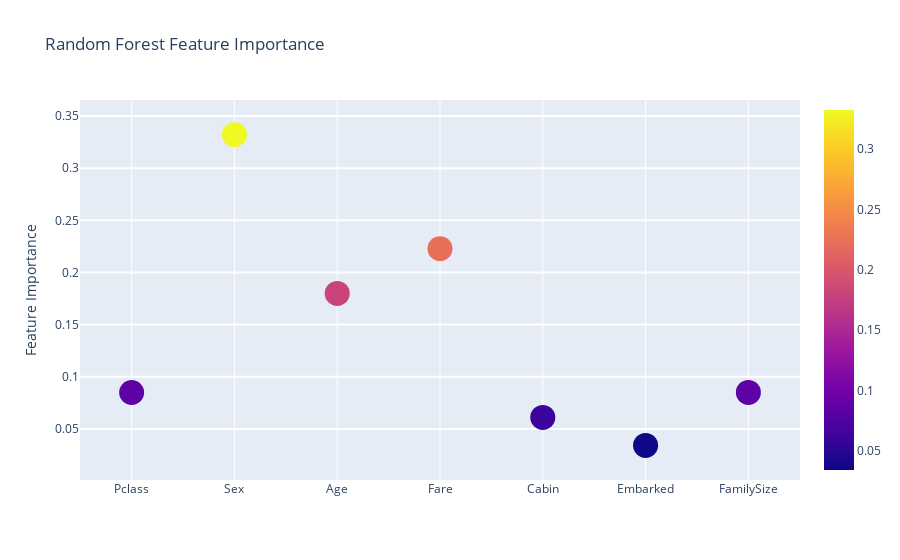

Notebook code for this chart:
### Code cell
# plotting Random Forest feature importance
trace = go.Scatter(
    y = feature_dataframe["Random Forest feature importances"].values,
    x = feature_dataframe["features"].values,
    mode = "markers",
    marker = dict(sizemode = "diameter",
                  sizeref = 1,
                  size = 25,
                  color = feature_dataframe["Random Forest feature importances"].values,
                  showscale = True),
    text = feature_dataframe["features"].values)

layout = go.Layout(
    autosize = True,
    title = "Random Forest Feature Importance",
    hovermode = "closest",
    yaxis = dict(
        title = "Feature Importance",
        ticklen = 5,
        gridwidth = 2),
    showlegend = False)

fig = go.Figure(data = trace, layout = layout)
py.iplot(fig, filename = "scatter2010")

### Figure 1 — Plotly figure (JSON) as saved in the notebook; plotly's stock layout.template omitted (floating-point values rounded to 4 significant figures)
{"data": [{"marker": {"color": [0.08489, 0.3322, 0.1799, 0.2228, 0.06104, 0.0342, 0.08498], "showscale": true, "size": 25, "sizemode": "diameter", "sizeref": 1}, "mode": "markers", "text": ["Pclass", "Sex", "Age", "Fare", "Cabin", "Embarked", "FamilySize"], "type": "scatter", "x": ["Pclass", "Sex", "Age", "Fare", "Cabin", "Embarked", "FamilySize"], "y": [0.08489, 0.3322, 0.1799, 0.2228, 0.06104, 0.0342, 0.08498]}], "layout": {"autosize": true, "hovermode": "closest", "showlegend": false, "title": {"text": "Random Forest Feature Importance"}, "yaxis": {"gridwidth": 2, "ticklen": 5, "title": {"text": "Feature Importance"}}}}
